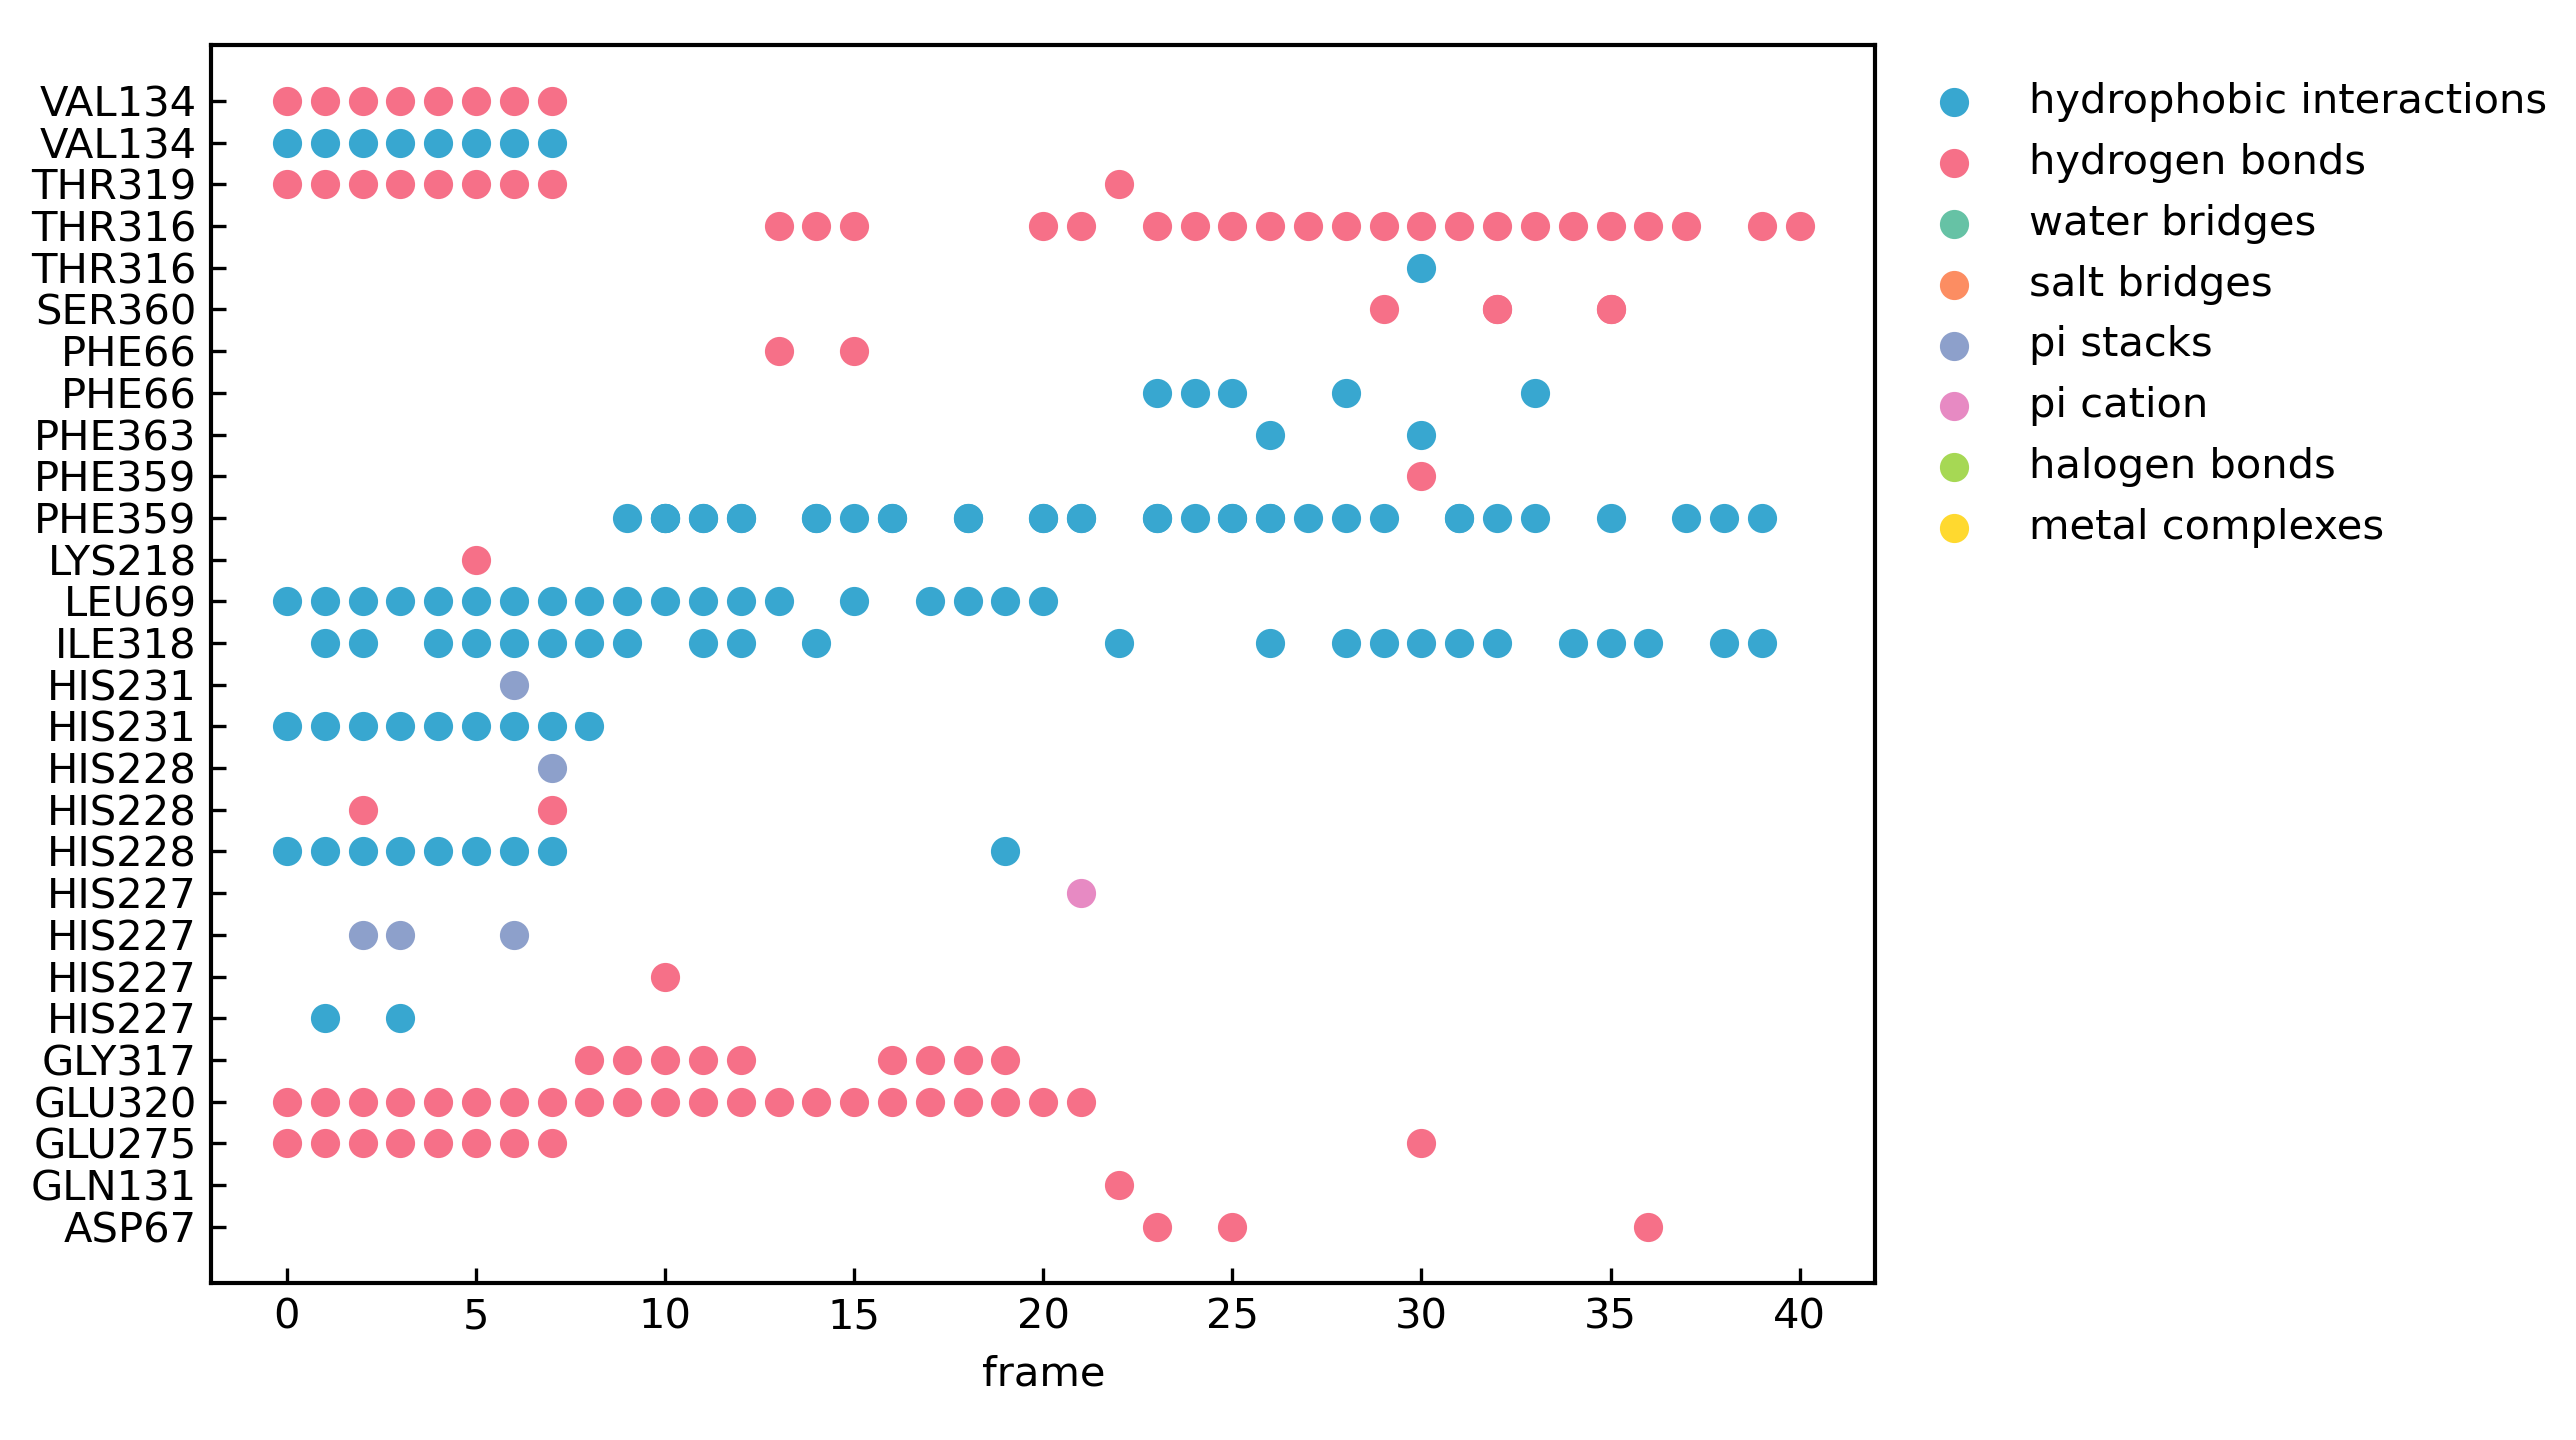

Write Python code to recreate this figure.
## author: charlie
## date : 20230409

import xml.etree.ElementTree as ET
from matplotlib import pyplot as plt

plt.style.use("DIT.mplstyle")


def main():
    xmls = [f"conf{i}/report.xml" for i in range(41)]
    data = []
    type_dic = {
        0: "hydrophobic interactions",
        1: "hydrogen bonds",
        2: "water bridges",
        3: "salt bridges",
        4: "pi stacks",
        5: "pi cation",
        6: "halogen bonds",
        7: "metal complexes",
    }

    for frame, xml in enumerate(xmls):
        tree = ET.parse(xml)
        root = tree.getroot()
        for inter_type, interactions in enumerate(root[1][4]):
            for inter in interactions:
                resnr = inter.find("resnr").text
                restype = inter.find("restype").text
                data.append((frame, inter_type, restype, resnr))

    # for d in data:
    #     print(d)
    y_label = []
    for d in data:
        if (d[1], d[2], d[3]) not in y_label:
            y_label.append((d[1], d[2], d[3]))
    y_label = sorted(y_label, key=lambda x:int(x[2]))
    y_label = [f"{y[1]}{y[2]}-{y[0]}" for y in y_label]
    for key in type_dic.keys():
        x_list, y_list = [], []
        for d in data:
            if d[1] == key:
                x_list.append(d[0])
                y_list.append(y_label.index(f"{d[2]}{d[3]}-{d[1]}"))
        plt.scatter(x_list, y_list, label=type_dic[key])
    y_label2show = [item.split("-")[0] for item in y_label]
    plt.yticks([i for i in range(len(y_label))], y_label2show)
    plt.xlabel("frame")
    plt.legend(bbox_to_anchor=(1,1))
    plt.tight_layout()
    plt.show()


if __name__ == "__main__":
    main()
